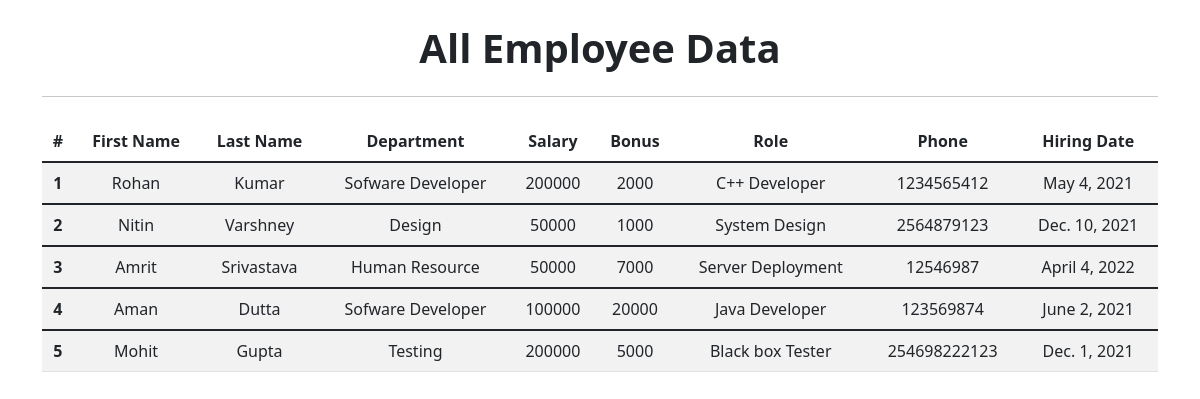
Before: /view_all/ with the older database file.
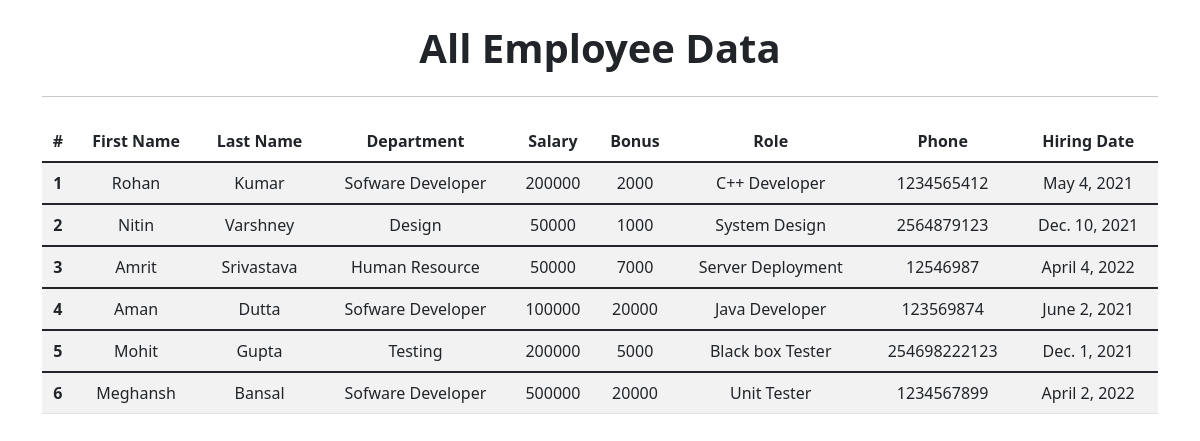
After: the same page with the newer database file.
### emp_app/models.py (models this page shows, shortened)
class Employee(models.Model):
    first_name = models.CharField(max_length=200, null=False, default="")
    last_name = models.CharField(max_length=200, null=False, default="")
    dept = models.ForeignKey(Department, on_delete=models.CASCADE)
    salary = models.IntegerField(default=0)
    bonus = models.IntegerField(default=0)
    role = models.ForeignKey(Role, on_delete=models.CASCADE)
    phone = models.IntegerField()
    hire_date = models.DateField()

class Department(models.Model):
    name = models.CharField(max_length=100)

class Role(models.Model):
    name = models.CharField(max_length=100)

### emp_app/views.py (the view)
# urls.py: path('view_all/', views.view, name='view'),
def view(request):
    emp = Employee.objects.all()
    context = {"emps": emp, }
    return render(request, 'view_all.html', context=context)

### emp_app/templates/view_all.html (shortened to what this page needs)
<!doctype html>
<html lang="en">
<head>
    <link href="https://cdn.jsdelivr.net/npm/bootstrap@5.1.3/dist/css/bootstrap.min.css" rel="stylesheet"
>
</head>
<body>
    <div class="container" style="text-align: center;">
        <h1 class="my-4 fw-bold">All Employee Data</h1>
        <hr>
        <table class="table table-striped my-4">
            <thead>
                <tr>
                    <th scope="col">#</th>
                    <th scope="col">First Name</th>
                    <th scope="col">Last Name</th>
                    <th scope="col">Department</th>
                    <th scope="col">Salary</th>
                    <th scope="col">Bonus</th>
                    <th scope="col">Role</th>
                    <th scope="col">Phone</th>
                    <th scope="col">Hiring Date</th>
                </tr>
            </thead>
            {% for emp in emps %}
            <tbody>
                <tr>
                    <th scope="row">{{emp.id}}</th>
                    <td>{{emp.first_name}}</td>
                    <td>{{emp.last_name}}</td>
                    <td>{{emp.dept.name}}</td>
                    <td>{{emp.salary}}</td>
                    <td>{{emp.bonus}}</td>
                    <td>{{emp.role.name}}</td>
                    <td>{{emp.phone}}</td>
                    <td>{{emp.hire_date}}</td>
                </tr>
            </tbody>
            {% endfor %}
        </table>
    </div>
</body>
</html>

Changed rows visible on the page:
added Employee: id "6", first_name "Meghansh", last_name "Bansal", dept.name "Sofware Developer", salary "500000", bonus "20000", role.name "Unit Tester", phone "1234567899", hire_date "April 2, 2022"
